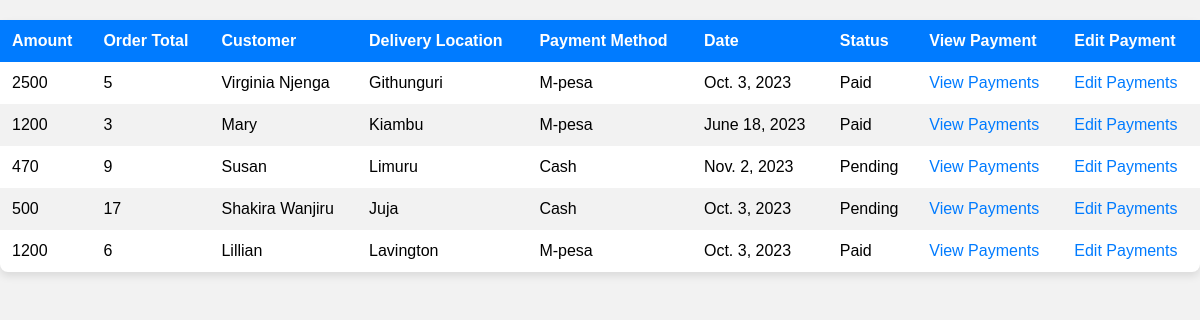
The app's page /payments/payments/list/ with its own data.
### payments/models.py (models this page shows, shortened)
class Payment(models.Model):
    amount = models.IntegerField()
    order_total = models.IntegerField()
    product_image = models.ImageField(upload_to='payment_images/')
    customer = models.CharField(max_length=255)
    delivery_location = models.CharField(max_length=255)
    payment_method = models.CharField(max_length=255)
    date = models.DateField()
    status = models.CharField(max_length=255)

### payments/views.py (the view)
# urls.py: path('payments/list/', payment_list, name='payment_list_view'),
def payment_list(request):
    payments = Payment.objects.all()
    return render(request, 'payments/payment_list.html', {'payments': payments})

### templates/payments/payment_list.html (shortened to what this page needs)
{% load static %}
<!DOCTYPE html>
<html lang="en">
<head>
    <link rel="stylesheet" href="{% static 'payments/payment_list.css' %}">
</head>
<body>
    <table class="payment-table">
        <thead>
            <tr>
                <th>Amount</th>
                <th>Order Total</th>
                <th>Customer</th>
                <th>Delivery Location</th>
                <th>Payment Method</th>
                <th>Date</th>
                <th>Status</th>
                <th>View Payment</th>
                <th>Edit Payment</th>
            </tr>
        </thead>
        <tbody>
            {% for payment in payments %}
            <tr>
                <td>{{ payment.amount }}</td>
                <td>{{ payment.order_total }}</td>
                <td>{{ payment.customer }}</td>
                <td>{{ payment.delivery_location }}</td>
                <td>{{ payment.payment_method }}</td>
                <td>{{ payment.date }}</td>
                <td>{{ payment.status }}</td>
                <td>
                    <a href="{% url 'payment_details_view' payment.id %}">View Payments</a>
                </td>
                <td>
                    <a href="{% url 'edit_payment_view' payment.id %}">Edit Payments</a>
                </td>
            </tr>
            {% endfor %}
        </tbody>
    </table>
</body>
</html>

### inventory/static/payments/payment_list.css (style rules this page uses)
body { font-family: Arial, sans-serif; background-color: #f2f2f2; margin: 0; padding: 0; }
.payment-table { width: 100%; border-collapse: collapse; margin: 20px auto; background-color: white; box-shadow: 0px 4px 8px rgba(0, 0, 0, 0.1); border-radius: 8px; }
.payment-table th, .payment-table td { padding: 12px; text-align: left; }
.payment-table th { background-color: #007bff; color: white; }
.payment-table tr:nth-child(even) { background-color: #f2f2f2; }
.payment-table a { color: #007bff; text-decoration: none; transition: color 0.3s ease-in-out; }

### records on screen
Payment: amount "2500", order_total "5", customer "Virginia Njenga", delivery_location "Githunguri", payment_method "M-pesa", date "Oct. 3, 2023", status "Paid"
Payment: amount "1200", order_total "3", customer "Mary", delivery_location "Kiambu", payment_method "M-pesa", date "June 18, 2023", status "Paid"
Payment: amount "470", order_total "9", customer "Susan", delivery_location "Limuru", payment_method "Cash", date "Nov. 2, 2023", status "Pending"
Payment: amount "500", order_total "17", customer "Shakira Wanjiru", delivery_location "Juja", payment_method "Cash", date "Oct. 3, 2023", status "Pending"
Payment: amount "1200", order_total "6", customer "Lillian", delivery_location "Lavington", payment_method "M-pesa", date "Oct. 3, 2023", status "Paid"
